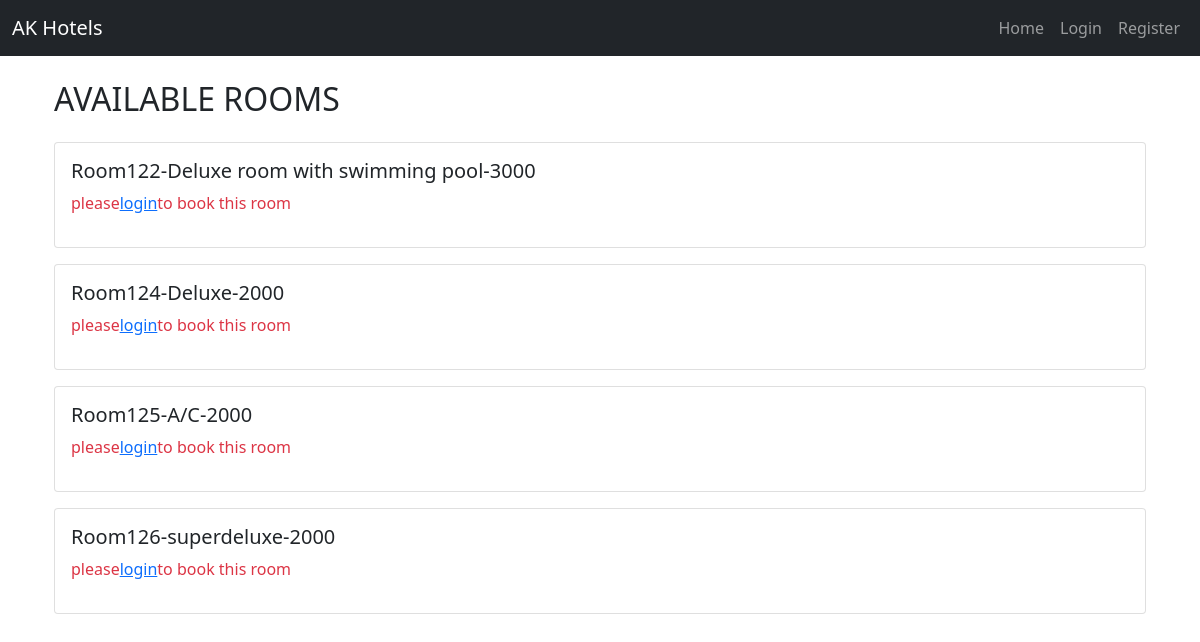
The app's page /rooms/, older data.
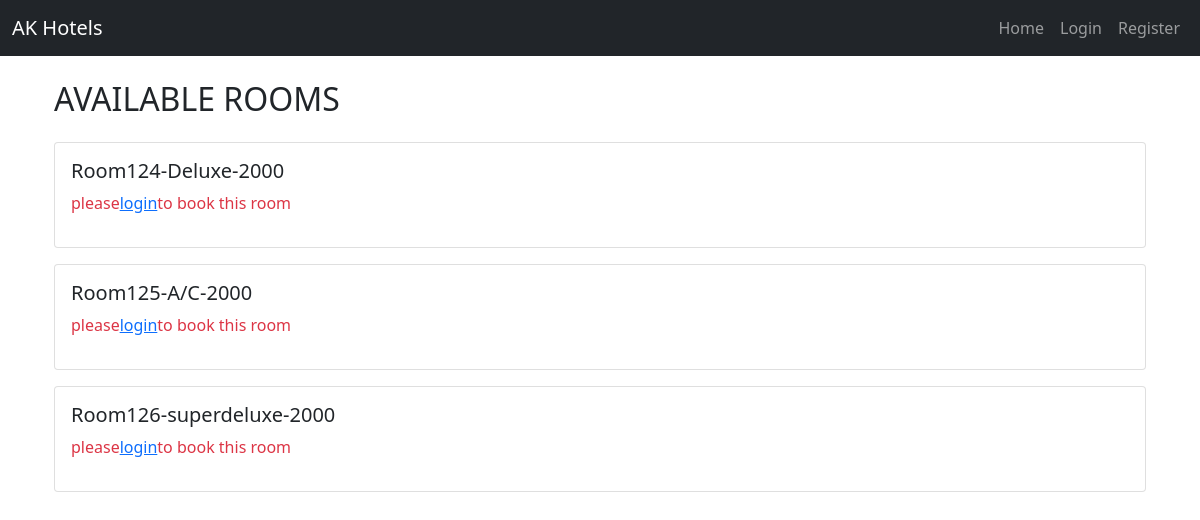
The same page, newer data.
### application/models.py (models this page shows, shortened)
class Room(models.Model):
    room_number=models.IntegerField()
    room_type=models.CharField(max_length=100)
    price=models.IntegerField()
    available=models.BooleanField(default=True)

### application/views.py (the view)
# urls.py: path('rooms/',views.rooms,name='rooms'),
def rooms(request):
        rooms_list= Room.objects.filter(available=True)
        return render(request,'rooms.html',{'rooms':rooms_list})

### templates/rooms.html
{% extends 'base.html' %}
{% block content %}
<div class="container mt-4">
    <h2 class="mb-4">AVAILABLE ROOMS</h2>
    {% for room in rooms %}
        <div class= "card mb-3 p-3" >
            <h5>Room{{room.room_number}}-{{room.room_type}}-{{room.price}}</h5>
            {% if user.is_authenticated %}
                <form method="POST" action="{% url 'book_room' room.id %}">
                    {% csrf_token %}
                    <label>check-in:</label>
                    <input type="date" name="check_in"required>
                    <label>check-out:</label>
                    <input type="date" name="check_out"required><br><br>
                    <button type="submit" class="btn btn-success">Book</button>
                </form>
        {% else %}
            <p class="text-danger">
                please<a href="{% url 'login' %}">login</a>to book this room
            </p>
            {% endif %}
        </div>
        {% empty %}
            <p>SORRY! NO ROOMS AVAILABLE</p>
</div>
{% endfor %}
{% endblock %}

### templates/base.html (shortened to what this page needs)
<!DOCTYPE html>
{% load static %}
<html lang="en">
<head>
    <link rel="stylesheet" href="{% static 'css/home.css' %}">
    <link href="https://cdn.jsdelivr.net/npm/bootstrap@5.1.3/dist/css/bootstrap.min.css" rel="stylesheet">
</head>
<body>
<nav class="navbar navbar-expand-lg navbar-dark bg-dark">
  <div class="container-fluid">
    <a class="navbar-brand" href="{% url 'home' %}">AK Hotels</a>
    <div class="collapse navbar-collapse" id="navbarNav">
      <ul class="navbar-nav ms-auto">
        <li class="nav-item">
          <a class="nav-link" href="{% url 'home' %}">Home</a>
        </li>
        {% if user.is_authenticated %}
        <li class="nav-item">
          <a class="nav-link" href="{% url 'rooms' %}">Rooms</a>
        </li>
        <li class="nav-item">
          <a class="nav-link" href="{% url 'logout' %}">Logout</a>
        </li>
        {% else %}
        <li class="nav-item">
          <a class="nav-link" href="{% url 'login' %}">Login</a>
        </li>
        <li class="nav-item">
          <a class="nav-link" href="{% url 'register' %}">Register</a>
        </li>
        {% endif %}
      </ul>
    </div>
  </div>
</nav>
<div class="container mt-4">
  {% block content %}
  {% endblock %}
</div>
</body>
</html>

Row changes from the older to the newer data that the page shows:
no longer on this page (row edited): Room: room_number "122", room_type "Deluxe room with swimming pool", price "3000"
